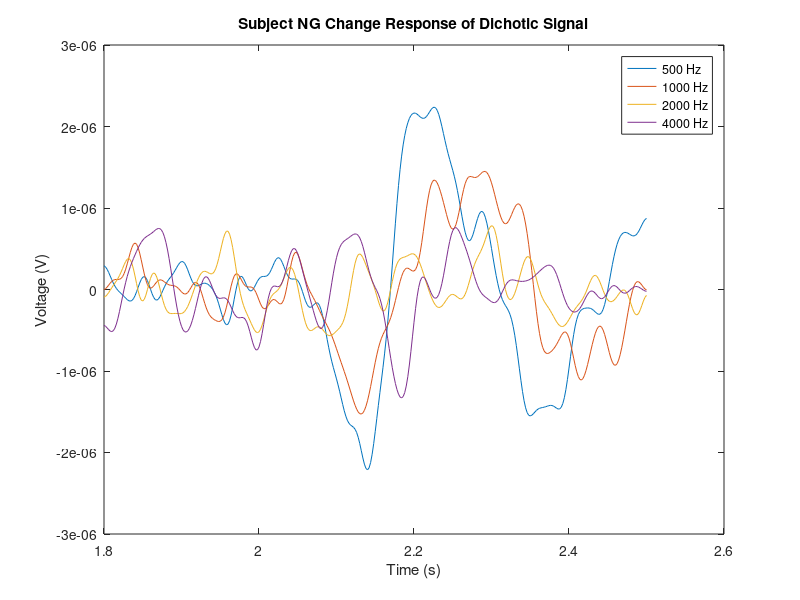

MATLAB code for this plot:
% NG_dichotic.m 
% This file plots the single subject average for the
% four conditions in an overlay plot.

clear
clc

%Load in the relevant matlab data
load('NG_dichotic_lpf.mat')

% Plot the 4 lowpassed averages at our strong electrode, FCz
figure(1)
plot(NG_500_S_lpf.Time, [NG_500_S_lpf.F(19,:);NG_1000_S_lpf.F(19,:);NG_2000_S_lpf.F(19,:);NG_4000_S_lpf.F(19,:)]);
legend('500 Hz', '1000 Hz', '2000 Hz', '4000 Hz');

title('Subject NG Change Response of Dichotic Signal');
xlabel('Time (s)');
ylabel('Voltage (V)');